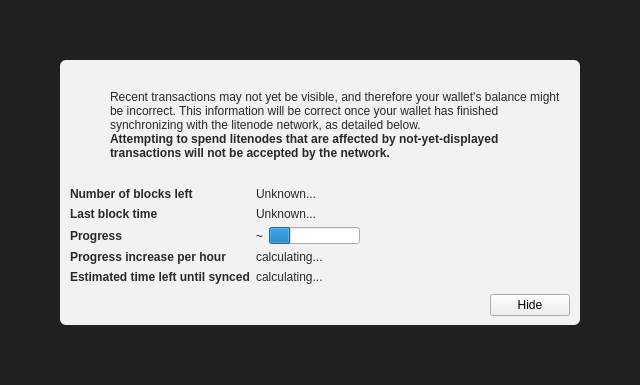
<?xml version="1.0" encoding="UTF-8"?>
<ui version="4.0">
 <class>ModalOverlay</class>
 <widget class="ModalOverlay" name="ModalOverlay">
  <property name="geometry">
   <rect>
    <x>0</x>
    <y>0</y>
    <width>640</width>
    <height>385</height>
   </rect>
  </property>
  <property name="windowTitle">
   <string>Form</string>
  </property>
  <layout class="QVBoxLayout" name="verticalLayout" stretch="0">
   <property name="sizeConstraint">
    <enum>QLayout::SetDefaultConstraint</enum>
   </property>
   <property name="leftMargin">
    <number>0</number>
   </property>
   <property name="topMargin">
    <number>0</number>
   </property>
   <property name="rightMargin">
    <number>0</number>
   </property>
   <property name="bottomMargin">
    <number>0</number>
   </property>
   <item>
    <widget class="QWidget" name="bgWidget" native="true">
     <property name="styleSheet">
      <string notr="true">#bgWidget { background: rgba(0,0,0,220); }</string>
     </property>
     <layout class="QVBoxLayout" name="verticalLayoutMain" stretch="1">
      <property name="leftMargin">
       <number>60</number>
      </property>
      <property name="topMargin">
       <number>60</number>
      </property>
      <property name="rightMargin">
       <number>60</number>
      </property>
      <property name="bottomMargin">
       <number>60</number>
      </property>
      <item>
       <widget class="QWidget" name="contentWidget" native="true">
        <property name="styleSheet">
         <string notr="true">#contentWidget { background: rgba(255,255,255,240); border-radius: 6px; }

QLabel { color: rgb(40,40,40);  }</string>
        </property>
        <layout class="QVBoxLayout" name="verticalLayoutSub" stretch="1,0,0,0">
         <property name="spacing">
          <number>0</number>
         </property>
         <property name="leftMargin">
          <number>10</number>
         </property>
         <property name="topMargin">
          <number>10</number>
         </property>
         <property name="rightMargin">
          <number>10</number>
         </property>
         <property name="bottomMargin">
          <number>10</number>
         </property>
         <item>
          <layout class="QHBoxLayout" name="horizontalLayoutIconText" stretch="0,1">
           <property name="topMargin">
            <number>20</number>
           </property>
           <item>
            <layout class="QVBoxLayout" name="verticalLayoutIcon">
             <property name="leftMargin">
              <number>0</number>
             </property>
             <item>
              <widget class="QPushButton" name="warningIcon">
               <property name="enabled">
                <bool>false</bool>
               </property>
               <property name="text">
                <string/>
               </property>
               <property name="icon">
                <iconset>
                 <normaloff>:/icons/warning</normaloff>
                 <disabledoff>:/icons/warning</disabledoff>:/icons/warning</iconset>
               </property>
               <property name="iconSize">
                <size>
                 <width>48</width>
                 <height>48</height>
                </size>
               </property>
               <property name="flat">
                <bool>true</bool>
               </property>
              </widget>
             </item>
             <item>
              <spacer name="verticalSpacerWarningIcon">
               <property name="orientation">
                <enum>Qt::Vertical</enum>
               </property>
               <property name="sizeHint" stdset="0">
                <size>
                 <width>20</width>
                 <height>40</height>
                </size>
               </property>
              </spacer>
             </item>
            </layout>
           </item>
           <item>
            <layout class="QVBoxLayout" name="verticalLayoutInfoText">
             <property name="leftMargin">
              <number>0</number>
             </property>
             <property name="topMargin">
              <number>0</number>
             </property>
             <item>
              <widget class="QLabel" name="infoText">
               <property name="text">
                <string>Recent transactions may not yet be visible, and therefore your wallet's balance might be incorrect. This information will be correct once your wallet has finished synchronizing with the litenode network, as detailed below.</string>
               </property>
               <property name="textFormat">
                <enum>Qt::RichText</enum>
               </property>
               <property name="wordWrap">
                <bool>true</bool>
               </property>
              </widget>
             </item>
             <item>
              <widget class="QLabel" name="infoTextStrong">
               <property name="font">
                <font>
                 <weight>75</weight>
                 <bold>true</bold>
                </font>
               </property>
               <property name="text">
                <string>Attempting to spend litenodes that are affected by not-yet-displayed transactions will not be accepted by the network.</string>
               </property>
               <property name="textFormat">
                <enum>Qt::RichText</enum>
               </property>
               <property name="wordWrap">
                <bool>true</bool>
               </property>
              </widget>
             </item>
             <item>
              <spacer name="verticalSpacerInTextSpace">
               <property name="orientation">
                <enum>Qt::Vertical</enum>
               </property>
               <property name="sizeHint" stdset="0">
                <size>
                 <width>20</width>
                 <height>40</height>
                </size>
               </property>
              </spacer>
             </item>
            </layout>
           </item>
          </layout>
         </item>
         <item>
          <spacer name="verticalSpacerAfterText">
           <property name="orientation">
            <enum>Qt::Vertical</enum>
           </property>
           <property name="sizeHint" stdset="0">
            <size>
             <width>20</width>
             <height>40</height>
            </size>
           </property>
          </spacer>
         </item>
         <item>
          <layout class="QFormLayout" name="formLayout">
           <property name="fieldGrowthPolicy">
            <enum>QFormLayout::FieldsStayAtSizeHint</enum>
           </property>
           <property name="horizontalSpacing">
            <number>6</number>
           </property>
           <property name="verticalSpacing">
            <number>6</number>
           </property>
           <property name="topMargin">
            <number>10</number>
           </property>
           <item row="0" column="0">
            <widget class="QLabel" name="labelNumberOfBlocksLeft">
             <property name="font">
              <font>
               <weight>75</weight>
               <bold>true</bold>
              </font>
             </property>
             <property name="text">
              <string>Number of blocks left</string>
             </property>
            </widget>
           </item>
           <item row="0" column="1">
            <widget class="QLabel" name="numberOfBlocksLeft">
             <property name="text">
              <string>Unknown...</string>
             </property>
            </widget>
           </item>
           <item row="1" column="0">
            <widget class="QLabel" name="labelLastBlockTime">
             <property name="font">
              <font>
               <weight>75</weight>
               <bold>true</bold>
              </font>
             </property>
             <property name="text">
              <string>Last block time</string>
             </property>
            </widget>
           </item>
           <item row="1" column="1">
            <widget class="QLabel" name="newestBlockDate">
             <property name="sizePolicy">
              <sizepolicy hsizetype="Maximum" vsizetype="Preferred">
               <horstretch>0</horstretch>
               <verstretch>0</verstretch>
              </sizepolicy>
             </property>
             <property name="text">
              <string>Unknown...</string>
             </property>
            </widget>
           </item>
           <item row="2" column="0">
            <widget class="QLabel" name="labelSyncDone">
             <property name="font">
              <font>
               <weight>75</weight>
               <bold>true</bold>
              </font>
             </property>
             <property name="text">
              <string>Progress</string>
             </property>
            </widget>
           </item>
           <item row="2" column="1">
            <layout class="QHBoxLayout" name="horizontalLayoutSync" stretch="0,1">
             <item>
              <widget class="QLabel" name="percentageProgress">
               <property name="text">
                <string notr="true">~</string>
               </property>
              </widget>
             </item>
             <item>
              <widget class="QProgressBar" name="progressBar">
               <property name="value">
                <number>24</number>
               </property>
               <property name="format">
                <string/>
               </property>
              </widget>
             </item>
            </layout>
           </item>
           <item row="4" column="0">
            <widget class="QLabel" name="labelProgressIncrease">
             <property name="font">
              <font>
               <weight>75</weight>
               <bold>true</bold>
              </font>
             </property>
             <property name="text">
              <string>Progress increase per hour</string>
             </property>
            </widget>
           </item>
           <item row="4" column="1">
            <widget class="QLabel" name="progressIncreasePerH">
             <property name="text">
              <string>calculating...</string>
             </property>
            </widget>
           </item>
           <item row="5" column="0">
            <widget class="QLabel" name="labelEstimatedTimeLeft">
             <property name="font">
              <font>
               <weight>75</weight>
               <bold>true</bold>
              </font>
             </property>
             <property name="text">
              <string>Estimated time left until synced</string>
             </property>
            </widget>
           </item>
           <item row="5" column="1">
            <widget class="QLabel" name="expectedTimeLeft">
             <property name="text">
              <string>calculating...</string>
             </property>
            </widget>
           </item>
          </layout>
         </item>
         <item>
          <layout class="QHBoxLayout" name="horizontalLayoutButtons">
           <property name="leftMargin">
            <number>10</number>
           </property>
           <property name="topMargin">
            <number>10</number>
           </property>
           <item>
            <spacer name="horizontalSpacer">
             <property name="orientation">
              <enum>Qt::Horizontal</enum>
             </property>
             <property name="sizeHint" stdset="0">
              <size>
               <width>40</width>
               <height>20</height>
              </size>
             </property>
            </spacer>
           </item>
           <item>
            <widget class="QPushButton" name="closeButton">
             <property name="text">
              <string>Hide</string>
             </property>
            </widget>
           </item>
          </layout>
         </item>
        </layout>
       </widget>
      </item>
     </layout>
    </widget>
   </item>
  </layout>
 </widget>
 <customwidgets>
  <customwidget>
   <class>ModalOverlay</class>
   <extends>QWidget</extends>
   <header>qt/modaloverlay.h</header>
   <container>1</container>
  </customwidget>
 </customwidgets>
 <resources/>
 <connections/>
</ui>
